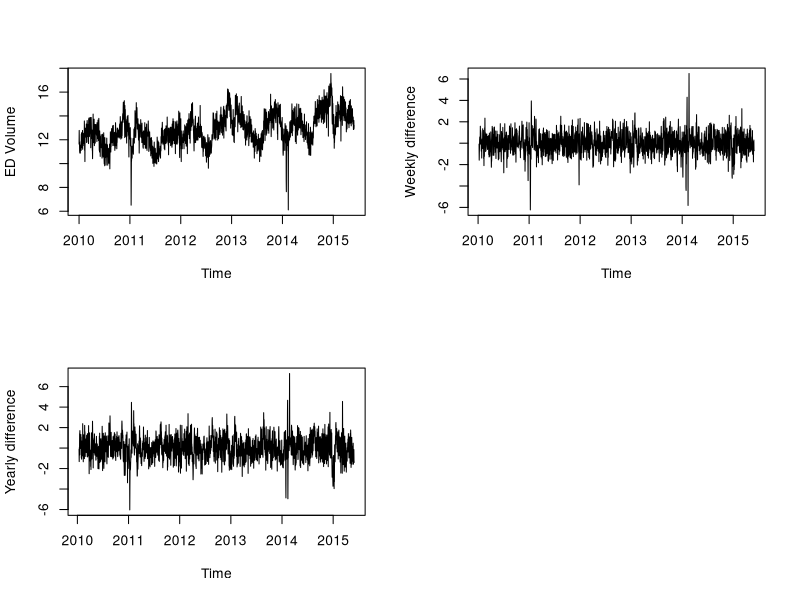
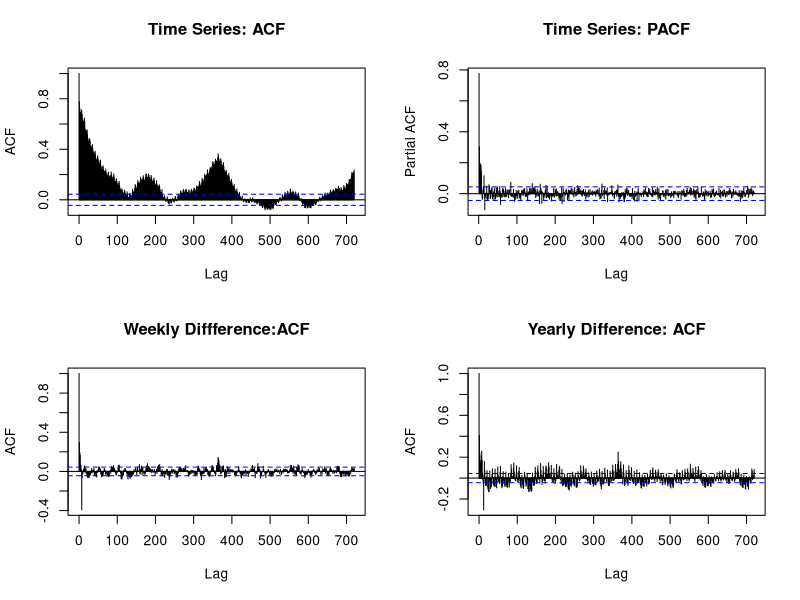
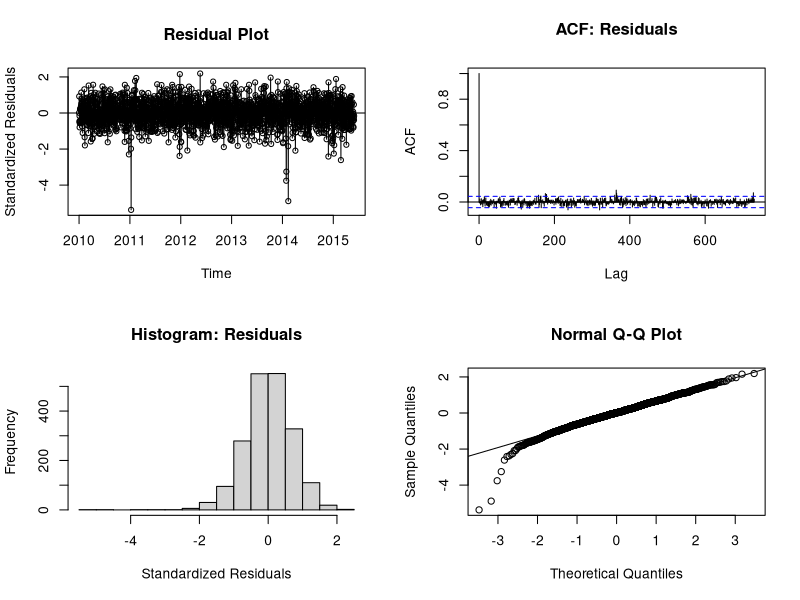
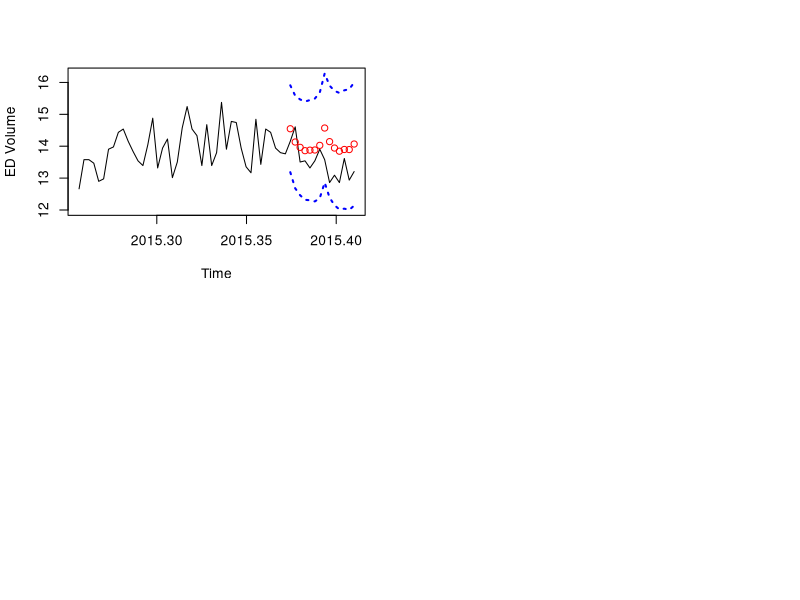

The R script that drew these images, in order:
edvoldata = read.csv("EGDailyVolume.csv",header=T)
## Process Dates
year = edvoldata$Year
month = edvoldata$Month
day = edvoldata$Day
datemat = cbind(as.character(day),as.character(month),as.character(year))
paste.dates = function(date){
    day = date[1]; month=date[2]; year = date[3]
    return(paste(day,month,year,sep="/"))
 }
dates = apply(datemat,1,paste.dates)
dates = as.Date(dates, format="%d/%m/%Y")
edvoldata = cbind(dates,edvoldata)
attach(edvoldata)
Volume.tr = sqrt(Volume+3/8)

############################################################3
volume.ts = ts(Volume.tr,start=c(2010,1,1),frequency=365.25)
dvolume7=diff(volume.ts,7) # weekly
dvolume12=diff(volume.ts,12) # monthly (annual)

#plot time series and difference processes
par(mfrow=c(2,2))
ts.plot(volume.ts,ylab="ED Volume")
ts.plot(dvolume7,ylab="Weekly difference")
ts.plot(dvolume12,ylab="Yearly difference")

par(mfrow=c(2,2))
acf(as.vector(volume.ts), main='Time Series: ACF',lag.max=360*2)
acf(as.vector(volume.ts),type="partial", main='Time Series: PACF',lag.max=360*2)
acf(as.vector(dvolume7) , main='Weekly Diffference:ACF',lag.max=360*2)
acf(as.vector(dvolume12), main='Yearly Difference: ACF',lag.max=360*2)

## Model Fitting ARIMA(5,1,5)+seasonal ARMA(1,1)
mod = arima(volume.ts, order = c(5,1,5),seasonal = list(order = c(1,0,1),period=7),method = "ML")

# residual analysis
plot(resid(mod), ylab='Standardized Residuals',type='o',main="Residual Plot")
abline(h=0)
acf(as.vector(resid(mod)),lag.max=365*2,main="ACF: Residuals")
hist(resid(mod),xlab='Standardized Residuals',main='Histogram: Residuals')
qqnorm(resid(mod))
qqline(resid(mod))

## Forecasting with ARIMA: 2 Weeks Ahead
n = length(volume.ts)
nfit = n-14
outvol = arima(volume.ts[1:nfit], order = c(5,1,5),seasonal = list(order = c(1,0,1),period=7),method = "ML",optim.control=list(maxit=1000))
out_pred = as.vector(predict(outvol,n.ahead=14))

timevol=time(volume.ts)
ubound = out_pred$pred+1.96*out_pred$se
lbound = out_pred$pred-1.96*out_pred$se
ymin = min(lbound)
ymax = max(ubound)
plot(timevol[(n-56):n],volume.ts[(n-56):n],type="l", ylim=c(ymin,ymax), xlab="Time", ylab="ED Volume")
points(timevol[(nfit+1):n],out_pred$pred,col="red")
lines(timevol[(nfit+1):n],ubound,lty=3,lwd= 2, col="blue")
lines(timevol[(nfit+1):n],lbound,lty=3,lwd= 2, col="blue")
 
